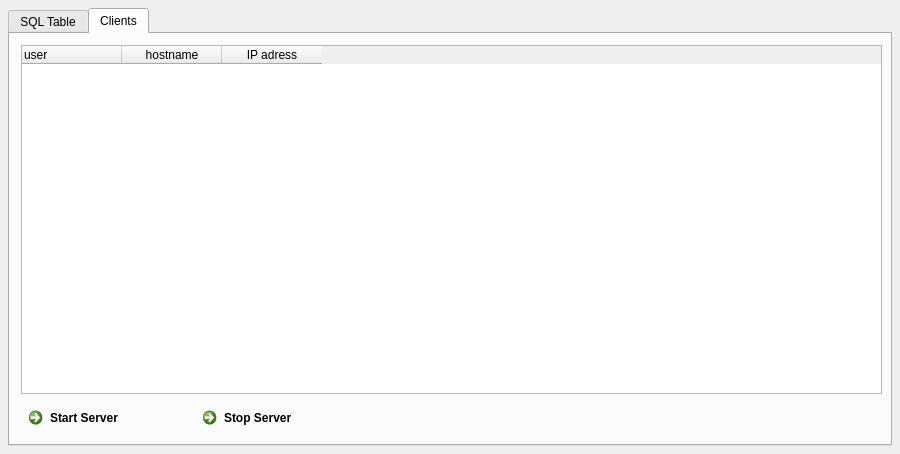
<?xml version="1.0" encoding="UTF-8"?>
<ui version="4.0">
 <class>Browser</class>
 <widget class="QWidget" name="Browser">
  <property name="geometry">
   <rect>
    <x>0</x>
    <y>0</y>
    <width>900</width>
    <height>454</height>
   </rect>
  </property>
  <property name="minimumSize">
   <size>
    <width>900</width>
    <height>454</height>
   </size>
  </property>
  <property name="maximumSize">
   <size>
    <width>900</width>
    <height>454</height>
   </size>
  </property>
  <property name="cursor">
   <cursorShape>ArrowCursor</cursorShape>
  </property>
  <property name="windowTitle">
   <string>Qt SQL Browser</string>
  </property>
  <layout class="QVBoxLayout" name="verticalLayout_3">
   <property name="spacing">
    <number>6</number>
   </property>
   <property name="leftMargin">
    <number>8</number>
   </property>
   <property name="topMargin">
    <number>8</number>
   </property>
   <property name="rightMargin">
    <number>8</number>
   </property>
   <property name="bottomMargin">
    <number>8</number>
   </property>
   <item>
    <widget class="QTabWidget" name="tabWidget">
     <property name="sizePolicy">
      <sizepolicy hsizetype="MinimumExpanding" vsizetype="Expanding">
       <horstretch>0</horstretch>
       <verstretch>0</verstretch>
      </sizepolicy>
     </property>
     <property name="minimumSize">
      <size>
       <width>870</width>
       <height>430</height>
      </size>
     </property>
     <property name="tabPosition">
      <enum>QTabWidget::North</enum>
     </property>
     <property name="tabShape">
      <enum>QTabWidget::Rounded</enum>
     </property>
     <property name="currentIndex">
      <number>1</number>
     </property>
     <widget class="QWidget" name="tab_2">
      <attribute name="title">
       <string>SQL Table</string>
      </attribute>
      <layout class="QVBoxLayout" name="verticalLayout_2">
       <item>
        <widget class="QSplitter" name="splitter_2">
         <property name="sizePolicy">
          <sizepolicy hsizetype="Expanding" vsizetype="Expanding">
           <horstretch>0</horstretch>
           <verstretch>0</verstretch>
          </sizepolicy>
         </property>
         <property name="orientation">
          <enum>Qt::Horizontal</enum>
         </property>
         <widget class="ConnectionWidget" name="connectionWidget">
          <property name="sizePolicy">
           <sizepolicy hsizetype="Ignored" vsizetype="Expanding">
            <horstretch>1</horstretch>
            <verstretch>0</verstretch>
           </sizepolicy>
          </property>
         </widget>
         <widget class="QTableView" name="table">
          <property name="sizePolicy">
           <sizepolicy hsizetype="Expanding" vsizetype="Expanding">
            <horstretch>2</horstretch>
            <verstretch>0</verstretch>
           </sizepolicy>
          </property>
          <property name="contextMenuPolicy">
           <enum>Qt::ActionsContextMenu</enum>
          </property>
          <property name="selectionBehavior">
           <enum>QAbstractItemView::SelectRows</enum>
          </property>
         </widget>
        </widget>
       </item>
       <item>
        <widget class="QGroupBox" name="groupBox">
         <property name="sizePolicy">
          <sizepolicy hsizetype="Preferred" vsizetype="MinimumExpanding">
           <horstretch>0</horstretch>
           <verstretch>0</verstretch>
          </sizepolicy>
         </property>
         <property name="maximumSize">
          <size>
           <width>16777215</width>
           <height>180</height>
          </size>
         </property>
         <property name="title">
          <string>SQL Query</string>
         </property>
         <layout class="QVBoxLayout">
          <property name="spacing">
           <number>6</number>
          </property>
          <property name="leftMargin">
           <number>9</number>
          </property>
          <property name="topMargin">
           <number>9</number>
          </property>
          <property name="rightMargin">
           <number>9</number>
          </property>
          <property name="bottomMargin">
           <number>9</number>
          </property>
          <item>
           <widget class="QTextEdit" name="sqlEdit">
            <property name="sizePolicy">
             <sizepolicy hsizetype="Expanding" vsizetype="MinimumExpanding">
              <horstretch>0</horstretch>
              <verstretch>0</verstretch>
             </sizepolicy>
            </property>
            <property name="minimumSize">
             <size>
              <width>0</width>
              <height>18</height>
             </size>
            </property>
            <property name="baseSize">
             <size>
              <width>0</width>
              <height>120</height>
             </size>
            </property>
           </widget>
          </item>
          <item>
           <layout class="QHBoxLayout">
            <property name="spacing">
             <number>6</number>
            </property>
            <property name="leftMargin">
             <number>1</number>
            </property>
            <property name="topMargin">
             <number>1</number>
            </property>
            <property name="rightMargin">
             <number>1</number>
            </property>
            <property name="bottomMargin">
             <number>1</number>
            </property>
            <item>
             <spacer>
              <property name="orientation">
               <enum>Qt::Horizontal</enum>
              </property>
              <property name="sizeHint" stdset="0">
               <size>
                <width>40</width>
                <height>20</height>
               </size>
              </property>
             </spacer>
            </item>
            <item>
             <widget class="QPushButton" name="clearButton">
              <property name="text">
               <string>&amp;Clear</string>
              </property>
             </widget>
            </item>
            <item>
             <widget class="QPushButton" name="submitButton">
              <property name="text">
               <string>&amp;Submit</string>
              </property>
             </widget>
            </item>
           </layout>
          </item>
         </layout>
        </widget>
       </item>
      </layout>
     </widget>
     <widget class="QWidget" name="tab">
      <attribute name="title">
       <string>Clients</string>
      </attribute>
      <widget class="QWidget" name="">
       <property name="geometry">
        <rect>
         <x>11</x>
         <y>11</y>
         <width>861</width>
         <height>391</height>
        </rect>
       </property>
       <layout class="QVBoxLayout" name="verticalLayout">
        <item>
         <widget class="QTableWidget" name="tableWidget">
          <column>
           <property name="text">
            <string>user</string>
           </property>
           <property name="textAlignment">
            <set>AlignLeft|AlignVCenter</set>
           </property>
          </column>
          <column>
           <property name="text">
            <string>hostname</string>
           </property>
          </column>
          <column>
           <property name="text">
            <string>IP adress</string>
           </property>
          </column>
         </widget>
        </item>
        <item>
         <layout class="QHBoxLayout" name="horizontalLayout">
          <item>
           <widget class="QCommandLinkButton" name="startServerLinkButton">
            <property name="text">
             <string>Start Server</string>
            </property>
           </widget>
          </item>
          <item>
           <widget class="QCommandLinkButton" name="stopServerLinkButton">
            <property name="text">
             <string>Stop Server</string>
            </property>
           </widget>
          </item>
          <item>
           <spacer name="horizontalSpacer">
            <property name="orientation">
             <enum>Qt::Horizontal</enum>
            </property>
            <property name="sizeHint" stdset="0">
             <size>
              <width>40</width>
              <height>20</height>
             </size>
            </property>
           </spacer>
          </item>
         </layout>
        </item>
       </layout>
      </widget>
     </widget>
    </widget>
   </item>
  </layout>
  <action name="insertRowAction">
   <property name="enabled">
    <bool>false</bool>
   </property>
   <property name="text">
    <string>&amp;Insert Row</string>
   </property>
   <property name="statusTip">
    <string>Inserts a new Row</string>
   </property>
  </action>
  <action name="deleteRowAction">
   <property name="enabled">
    <bool>false</bool>
   </property>
   <property name="text">
    <string>&amp;Delete Row</string>
   </property>
   <property name="statusTip">
    <string>Deletes the current Row</string>
   </property>
  </action>
  <action name="fieldStrategyAction">
   <property name="checkable">
    <bool>true</bool>
   </property>
   <property name="text">
    <string>Submit on &amp;Field Change</string>
   </property>
   <property name="toolTip">
    <string>Commit on Field Change</string>
   </property>
  </action>
  <action name="rowStrategyAction">
   <property name="checkable">
    <bool>true</bool>
   </property>
   <property name="text">
    <string>Submit on &amp;Row Change</string>
   </property>
   <property name="toolTip">
    <string>Commit on Row Change</string>
   </property>
  </action>
  <action name="manualStrategyAction">
   <property name="checkable">
    <bool>true</bool>
   </property>
   <property name="text">
    <string>Submit &amp;Manually</string>
   </property>
   <property name="toolTip">
    <string>Commit Manually</string>
   </property>
  </action>
  <action name="submitAction">
   <property name="text">
    <string>&amp;Submit All</string>
   </property>
   <property name="toolTip">
    <string>Submit Changes</string>
   </property>
  </action>
  <action name="revertAction">
   <property name="text">
    <string>&amp;Revert All</string>
   </property>
   <property name="toolTip">
    <string>Revert</string>
   </property>
  </action>
  <action name="selectAction">
   <property name="text">
    <string>S&amp;elect</string>
   </property>
   <property name="toolTip">
    <string>Refresh Data from Database</string>
   </property>
  </action>
 </widget>
 <customwidgets>
  <customwidget>
   <class>ConnectionWidget</class>
   <extends>QTreeView</extends>
   <header>connectionwidget.h</header>
  </customwidget>
 </customwidgets>
 <tabstops>
  <tabstop>sqlEdit</tabstop>
  <tabstop>clearButton</tabstop>
  <tabstop>submitButton</tabstop>
  <tabstop>connectionWidget</tabstop>
  <tabstop>table</tabstop>
 </tabstops>
 <resources/>
 <connections/>
</ui>
